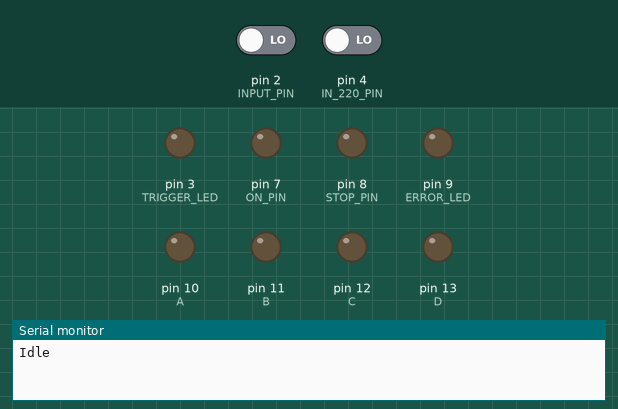
Recording of a sketch running on a simulated Arduino Uno, built with avr-gcc and run on an emulated ATmega328P. On the bench: output pins drawn as LEDs (lit = HIGH), the last lines printed to the serial monitor. The test bench sets the inputs (shaded band); at power-on: pin 2 (INPUT_PIN) LOW, pin 4 (IN_220_PIN) LOW.

Above: at 1.2 s.
1.3 s: pin 2 (INPUT_PIN) driven HIGH
4.3 s: pin 2 (INPUT_PIN) driven LOW
At 7.29 s:
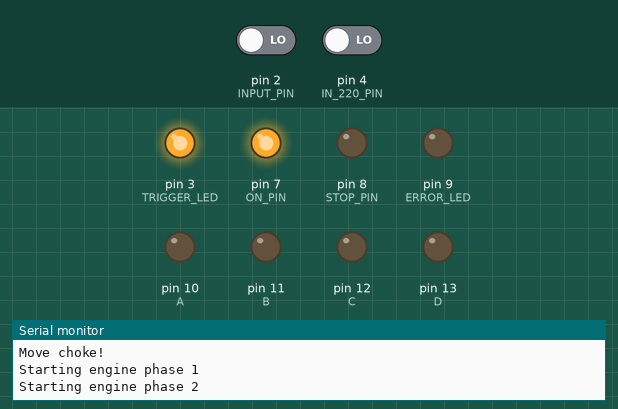
7.3 s: pin 2 (INPUT_PIN) driven HIGH
At 12.9 s:
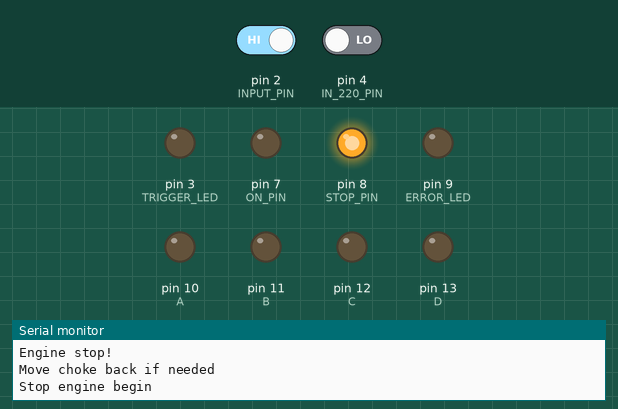
At 16.9 s:
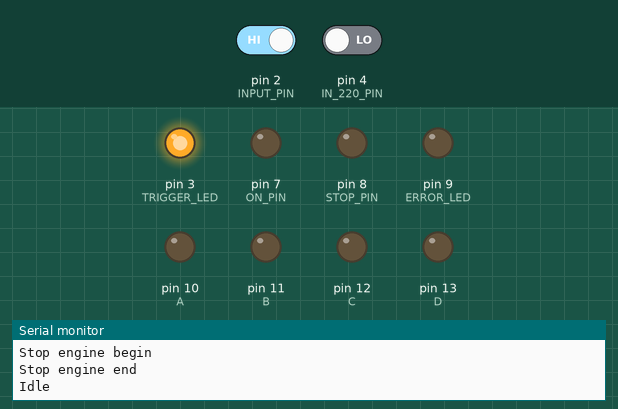
Timing chart, 0 to 41.3 s (numbered marks = the images above; inputs shaded):
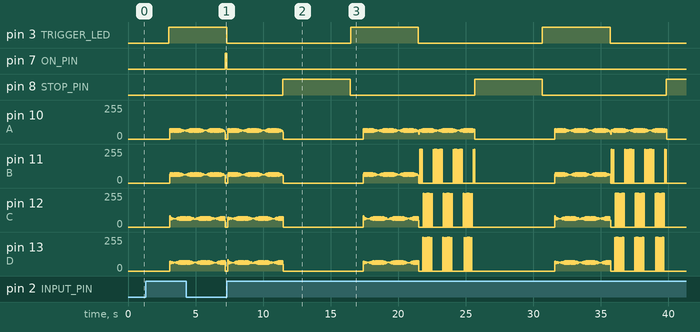

The sketch:

sketch_apr30a.ino
```cpp
#define SERIAL_SPEED 9600

#define INPUT_PIN 2 // пин выключателя или радиореле
#define TRIGGER_LED 3 // светодиод для выключателя
#define IN_220_PIN 4 // пин реле 220в
#define ON_PIN 7 // пин зажигания
#define STOP_PIN 8 // пин остановки
#define ERROR_LED 9 // пин светодиода ошибки
#define A 10    //пины для управления обмотками (А-крайний левый контакт)
#define B 11
#define C 12
#define D 13

#define ON_TIMEOUT 5000 // время работы стартера
#define WAIT_AFTER_START_TIMEOUT 5000 // перерыв между попытками запуска
#define MAX_RETRYES 20 // максимальное количество попыток запуска перед сваливанием в ошибку двигателя
#define STAGE_DELAY 500 // задержка между переключением стадий
#define MAIN_LOOP_TIMEOUT 10 // задержка главного цикла
#define STOP_TIMEOUT 5000 // задержка нажатия остановки
#define FULL_CYCLE_TIMEOUT 10000 // задержка между циклом остановка - запуск
#define WORK_BEFORE_STOP_ENABLE 1 // задержка перед тем, как будет возможно выключить двигатель с реле
#define TRIGGER_DELAY 3000

#define CHOKE_ON 43
#define CHOKE_OFF 43

// задержка между шагами, для моторедуктора 2170 максимум это примерно 4мс (скорость штока 10 мм/сек)
// для замедления - увеличить, ускорять не рекомендуется
int delStep = 4;

enum S
{
	IDLE, 			// idle
					//		-> IDLE if INPUT_PIN is LOW
					//		-> if FULL_CYCLE_TIMEOUT, MOVE_TR if INPUT_PIN is HIGH
	MOVE_CHOKE, 	// move air trigger (podsos)
					//		-> IDLE if INPUT_PIN is LOW or IN_220_PIN is HIGH
					//		-> move choke, then START_ENGINE0 if INPUT_PIN is HIGH
	START_ENGINE0, 	// enable ignition
					//		-> STOP0 if INPUT_PIN is LOW or IN_220_PIN is HIGH
					// 		-> ENGINE_ERROR, if counter>=MAX_RETRYES
					//		-> enable ignition, counter++, then START_ENGINE1 if INPUT_PIN is HIGH
	START_ENGINE1, 	// wait for 220 while ON_TIMEOUT is not reached
					//		-> disable ignition then STOP0 if INPUT_PIN is LOW
					//		-> wait if IN_220_PIN is LOW and if INPUT_PIN is HIGH
					//		-> if timeout or IN_220_PIN is HIGH then START_ENGINE2 if INPUT_PIN is HIGH
	START_ENGINE2, 	// disable ignition
					//		-> disable ignition then STOP0 if INPUT_PIN is LOW
					//		-> disable ignition then CHOKE_BACK, if IN_220_PIN is HIGH
					//		-> disable ignition then WAITING, if IN_220_PIN is LOW and if INPUT_PIN is HIGH
	WAITING, 		// waiting
					//		-> IDLE if INPUT_PIN is LOW
					// 		-> CHOKE_BACK if IN_220_PIN is HIGH and if INPUT_PIN is HIGH
					//		-> START_ENGINE0 if timeout or IN_220_PIN is LOW and if INPUT_PIN is HIGH
	CHOKE_BACK,		// move choke back (IN_220_PIN is HIGH according previous step)
					//		-> IDLE if INPUT_PIN is LOW
					//		-> move choke, then WORKING if INPUT_PIN is HIGH
	WORKING, 		// working
					//		-> IDLE if if INPUT_PIN becomes HIGH
					//		-> MOVE_CHOKE if IN_220_PIN is LOW
	STOP0, 			// stop engine
					//		-> disable choke and ignition if need, fullCycleCounter=millis(), then IDLE, if IN_220_PIN is LOW
					// 		-> disable choke and ignition if need, fullCycleCounter=millis(), then enable STOP_PIN, then STOP1, if IN_220_PIN is HIGH
	STOP1,			// stage 2 of stop
					//		-> if stop timeout then disable STOP_PIN then IDLE
	ENGINE_ERROR, 	// power on error led
	//All stages switching in loop with delay STAGE_DELAY ms
};

unsigned short stage = S::IDLE;
bool mainTrigger = false;
bool inputPowerTrigger = false;
bool chokeState = false;
bool ignitionState = false;
bool stopState = false;
unsigned long lastTime = 0;
unsigned long startCounter = 0;
unsigned long fullCycleCounter = 0;
unsigned long startTime = 0;
unsigned long delayTime = 0;
unsigned long workTime = 0;
unsigned long stopTime = 0;
bool firstRun = true;
unsigned long triggerTime = 0;

void checkMainPin()
{
  unsigned long foo = millis();
	if (digitalRead(INPUT_PIN) == 1)
    if (Abs(foo - triggerTime)>=TRIGGER_DELAY)
    {
		  mainTrigger = !mainTrigger;
      triggerTime = foo;
      if (mainTrigger)
        digitalWrite(TRIGGER_LED, HIGH);
      else
        digitalWrite(TRIGGER_LED, LOW);
    }
}

void checkInput220Pin()
{
	if (digitalRead(IN_220_PIN) == 1)
  {
		inputPowerTrigger = true;
    //Serial.println("Power trigger = true");
  }
	else
  {
		inputPowerTrigger = false;
    //Serial.println("Power trigger = false");
  }
}

void moveChoke()
{
	//digitalWrite(CHOKE_PIN1, HIGH);
  for (int i = 0; i < CHOKE_ON; i++) rotateR();  // вверх на 20мм
  stopStep();
	chokeState = true;
}

void chokeBack()
{
	//digitalWrite(CHOKE_PIN2, HIGH);
  for (int i = 0; i < CHOKE_OFF; i++) rotateL();  // вверх на 20мм
  stopStep();
	chokeState = false;
}

void chokeBack2()
{
  //digitalWrite(CHOKE_PIN2, HIGH);
  for (int i = 0; i < 20; i++) rotateL();  // вверх на 20мм
  stopStep();
  chokeState = false;
}


void enableIgnition()
{
	digitalWrite(ON_PIN, HIGH);
	ignitionState = true;
}

void disableIgnition()
{
	digitalWrite(ON_PIN, LOW);
	ignitionState = false;
}

void enableStop()
{
	digitalWrite(STOP_PIN, HIGH);
	stopState = true;
}

void disableStop()
{
	digitalWrite(STOP_PIN, LOW);
	stopState = false;
}

void enableError()
{
	digitalWrite(ERROR_LED, HIGH);
}

void disableError()
{
  digitalWrite(ERROR_LED, LOW);
}

// +++++ ОСНОВНЫЕ ФУНКЦИИ +++++

void stopStep() { // выключение двигателя
  Step(0, 0, 0, 0);
}

void rotateR() // 24 шага по часовой стрелке = 1 оборот оси = 1 мм движения штока вниз
{
  for (byte i = 0; i < 6; i++) { // один такой блок сдвигает шток на 1/6 мм
    //Step(1, 0, 1, 0);            // один такой шаг сдвигает шток на 1/24 мм
    //Step(0, 1, 1, 0);
    //Step(0, 1, 0, 1);
    //Step(1, 0, 0, 1);
    Step(1, 0, 0, 0);            // один такой шаг сдвигает шток на 1/24 мм
    Step(0, 0, 1, 0);
    Step(0, 1, 0, 0);
    Step(0, 0, 0, 1);
  }
}

void rotateL() // 24 шага по часовой стрелке = 1 оборота оси = 1 мм движения штока вверх
{
  for (byte i = 0; i < 6; i++) { // один такой блок сдвигает шток на 1/6 мм
    //Step(1, 0, 0, 1);            // один такой шаг сдвигает шток на 1/24 мм
    //Step(0, 1, 0, 1);
    //Step(0, 1, 1, 0);
    //Step(1, 0, 1, 0);

    Step(1, 0, 0, 0);            // один такой шаг сдвигает шток на 1/24 мм
    Step(0, 0, 0, 1);
    Step(0, 1, 0, 0);
    Step(0, 0, 1, 0);
  }
}

void Step(boolean a, boolean b, boolean c, boolean d) // один шаг
{
  digitalWrite(A, a);
  digitalWrite(B, b);
  digitalWrite(C, c);
  digitalWrite(D, d);
  delay(delStep);
}

void StepH(boolean a, boolean b, boolean c, boolean d) // один шаг
{
  digitalWrite(A, a);
  digitalWrite(B, b);
  digitalWrite(C, c);
  digitalWrite(D, d);
  delay(delStep / 2);
}

void setup() {
  pinMode(STOP_PIN, OUTPUT);
  pinMode(ON_PIN, OUTPUT);
  pinMode(ERROR_LED, OUTPUT);
  pinMode(TRIGGER_LED, OUTPUT);
  pinMode(INPUT_PIN, INPUT);
  pinMode(IN_220_PIN, INPUT);
  Serial.begin(SERIAL_SPEED);

  pinMode(A, OUTPUT);
  pinMode(B, OUTPUT);
  pinMode(C, OUTPUT);
  pinMode(D, OUTPUT);

  fullCycleCounter = millis();

  //chokeBack2();

  Serial.println("Idle");
}

unsigned long Abs(unsigned long v)
{
	unsigned long t = abs(v);
	return t;
}

void loop() {
	checkMainPin();
	checkInput220Pin();

  unsigned long curTime = millis();
	if (Abs(curTime - lastTime) >= STAGE_DELAY)
	{
		switch (stage)
		{
			case S::IDLE: 			// idle
				//		-> IDLE if INPUT_PIN is LOW
				//		-> if FULL_CYCLE_TIMEOUT, MOVE_TR if INPUT_PIN is HIGH
        //Serial.println("Idle");
				if (mainTrigger && ((Abs(curTime-fullCycleCounter)>=FULL_CYCLE_TIMEOUT)|| firstRun))
        {
          firstRun = false;
					stage = S::MOVE_CHOKE;
          Serial.println("Move choke!");
        }
				break;
			case S::MOVE_CHOKE: 	// move air trigger (podsos)
					//		-> IDLE if INPUT_PIN is LOW or IN_220_PIN is HIGH
					//		-> move choke, then START_ENGINE0 if INPUT_PIN is HIGH
        //Serial.println("Move choke");
				if (!mainTrigger)
        {
					stage = S::IDLE;
          Serial.println("Idle");
        }
				else if (mainTrigger)
				{
					moveChoke();
					stage = S::START_ENGINE0;
          Serial.println("Starting engine phase 1");
				}
				break;
			case S::START_ENGINE0: 	// enable ignition
				// 		-> ENGINE_ERROR, if counter>=MAX_RETRYES
				//		-> STOP0 if INPUT_PIN is LOW or IN_220_PIN is HIGH
				//		-> enable ignition, counter++, then START_ENGINE1 if INPUT_PIN is HIGH
        disableError();
       // Serial.println("Starting engine phase 1");
				if (startCounter>=MAX_RETRYES)
        {
					stage = S::ENGINE_ERROR;
          Serial.println("Engine error!");
        }
				else if (!mainTrigger || inputPowerTrigger)
		    {
					stage = S::STOP0;
         Serial.println("Engine stop!");
		    }
				else if (mainTrigger && !inputPowerTrigger)
				{
					enableIgnition();
					startCounter++;
					stage = S::START_ENGINE1;
					startTime = curTime;
          Serial.println("Starting engine phase 2");
				}
				break;
			case S::START_ENGINE1: 	// wait for 220 while ON_TIMEOUT is not reached
				//		-> disable ignition then STOP0 if INPUT_PIN is LOW
				//		-> wait if IN_220_PIN is LOW and if INPUT_PIN is HIGH
				//		-> if timeout or IN_220_PIN is HIGH then START_ENGINE2 if INPUT_PIN is HIGH
        //Serial.println("Starting engine phase 2");
				if (!mainTrigger)
	      {
					stage = S::STOP0;
          Serial.println("Engine stop!");
	      }
				else if (inputPowerTrigger || (Abs(curTime-startTime)>=ON_TIMEOUT))
		    {
					stage = S::START_ENGINE2;
          Serial.println("Starting engine phase 3");
		    }
				break;
			case S::START_ENGINE2: 	// disable ignition
					//		-> disable ignition then STOP0 if INPUT_PIN is LOW
					//		-> disable ignition then CHOKE_BACK, if IN_220_PIN is HIGH
					//		-> disable ignition then WAITING, if IN_220_PIN is LOW and if INPUT_PIN is HIG
          //Serial.println("Starting engine phase 3");
					disableIgnition();
					if (!mainTrigger)
         {
						stage = S::STOP0;
            Serial.println("Engine stop!");
         }
					else if (inputPowerTrigger)
         {
						stage = S::CHOKE_BACK;
            Serial.println("Moving choke back!");
         }
					else
					{
						stage = S::WAITING;
						delayTime = curTime;
            Serial.println("Waiting for start");
					}
				break;
			case S::WAITING: 		// waiting
					//		-> IDLE if INPUT_PIN is LOW
					// 		-> CHOKE_BACK if IN_220_PIN is HIGH and if INPUT_PIN is HIGH
					//		-> START_ENGINE0 if timeout or IN_220_PIN is LOW and if INPUT_PIN is HIGH
          //Serial.println("Waiting for start");
					if (!mainTrigger)
	        {
						stage = S::STOP0;
            Serial.println("Engine stop!");
	        }
					else if (inputPowerTrigger)
		      {
						stage = S::CHOKE_BACK;
            Serial.println("Move choke back");
		      }
					else if (Abs(curTime - delayTime)>=WAIT_AFTER_START_TIMEOUT)
		      {
						stage = S::START_ENGINE0;
            Serial.println("Starting engine phase 1");
		      }
				break;
			case S::CHOKE_BACK:		// move choke back (IN_220_PIN is HIGH according previous step)
					//		-> IDLE if INPUT_PIN is LOW
					//		-> move choke, then WORKING if INPUT_PIN is HIG
          //Serial.println("Move choke back");
					chokeBack();
					if (!mainTrigger)
		      {
						stage = S::IDLE;
            Serial.println("Idle");
		      }
					else
					{
						workTime = curTime;
						stage = S::WORKING;
            Serial.println("Working!");
					}
				break;
			case S::WORKING: 		// working
					//		-> startCounter = 0, STOP0 if tumeout and if INPUT_PIN is HIGH
					//		-> startCounter = 0, MOVE_CHOKE if IN_220_PIN is LOW and INPUT_PIN is LOW
          //Serial.println("Working");
					startCounter = 0;
          disableError();
					if (!mainTrigger && (Abs(curTime - workTime)>=WORK_BEFORE_STOP_ENABLE))
		      {
						stage = S::STOP0;
            Serial.println("Engine stop!");
		      }
          else if (mainTrigger && !inputPowerTrigger) // engine stopped
		      {
						stage = S::MOVE_CHOKE;
            Serial.println("Moving choke!");
		      }
				break;
			case S::STOP0:			// stop engine
					//		-> disable choke and ignition if need, fullCycleCounter=millis(), then IDLE, if IN_220_PIN is LOW
					// 		-> disable choke and ignition if need, fullCycleCounter=millis(), then enable STOP_PIN, then STOP1, if IN_220_PIN is HIGH
          //Serial.println("Stop phase 1");
					disableIgnition();
          Serial.println("Move choke back if needed");
					chokeBack();
					fullCycleCounter=curTime;
					//if (!inputPowerTrigger)
					stage = S::IDLE;
          startCounter = 0;
					//else
					//{
						//stopTime = curTime;
          Serial.println("Stop engine begin");
					enableStop();
					//stage = S::STOP1;
          delay(STOP_TIMEOUT);
          disableStop();
          Serial.println("Stop engine end");
          //stage = S::IDLE;
          Serial.println("Idle");
					//}
				break;
			/*case S::STOP1:			// stage 2 of stop
        Serial.println("Stop phase 2");
				//		-> if stop timeout then disable STOP_PIN then IDLE
				if (Abs(curTime - stopTime)>=STOP_TIMEOUT)
        {
          disableStop();
					stage = S::IDLE;
        }
				break;*/
			case S::ENGINE_ERROR: 	// power on error led
        //Serial.println("Engine error");
				enableError();
        stage = S::STOP0;
        Serial.println("Engine stop");
        mainTrigger = false;
        digitalWrite(TRIGGER_LED, LOW);
				break;
		}
	}
	delay(MAIN_LOOP_TIMEOUT);
}
```

Measured:
- after the input at 4.3 s, pin 3 (TRIGGER_LED): stays HIGH (without the input it goes to LOW after 2.9 s); pin 7 (ON_PIN): LOW → HIGH after 2.9 s
- after the input at 7.3 s, pin 3 (TRIGGER_LED): alternates HIGH for 5.0 s and LOW for 9.2 s, starting at once; pin 8 (STOP_PIN): alternates HIGH for 5.0 s and LOW for 9.2 s, starting after 4.2 s
